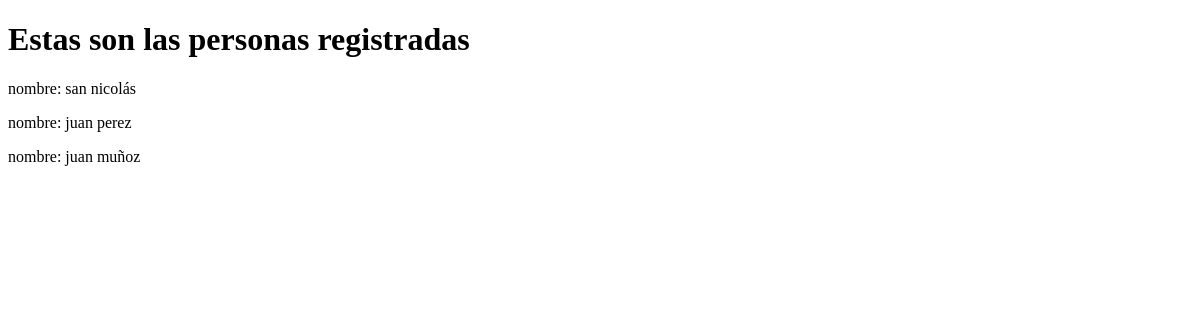
The app's page /web/listar/, older data.
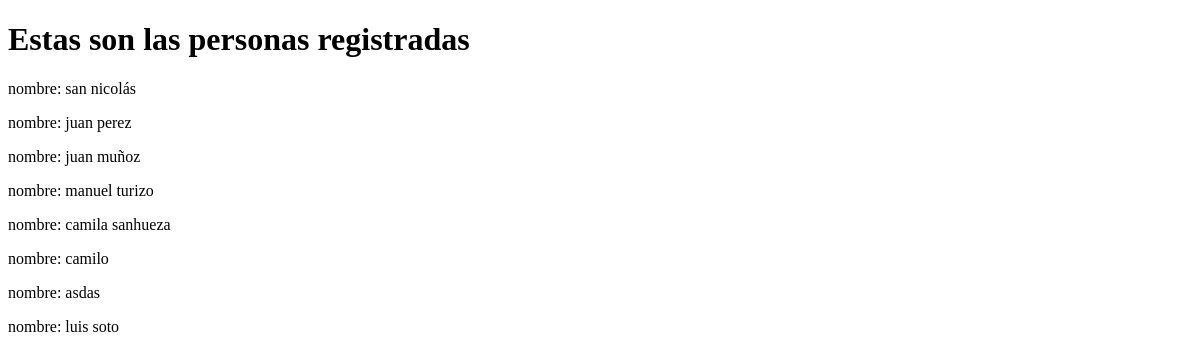
The same page, newer data.
### web/models.py (models this page shows, shortened)
class Persona(models.Model):
    nombre = models.CharField(max_length=100)
    edad = models.PositiveIntegerField()
    email = models.EmailField(unique=True)

### web/views.py (the view)
# urls.py: path("listar/", lista_personas, name="listar"),
def lista_personas(request):
    personas = Persona.objects.all()
    return render(request, 'listar.html', {'personas': personas})

### web/templates/listar.html (shortened to what this page needs)
<!DOCTYPE html>
<html lang="en">
<head>
</head>
<body>
    <h1>Estas son las personas registradas</h1>
    {% for p in personas %}
        <p>nombre: {{ p.nombre }}</p>
    {% endfor %}
</body>
</html>

Row changes from the older to the newer data that the page shows:
added Persona: nombre "manuel turizo"
added Persona: nombre "camila sanhueza"
added Persona: nombre "camilo"
added Persona: nombre "asdas"
added Persona: nombre "luis soto"
